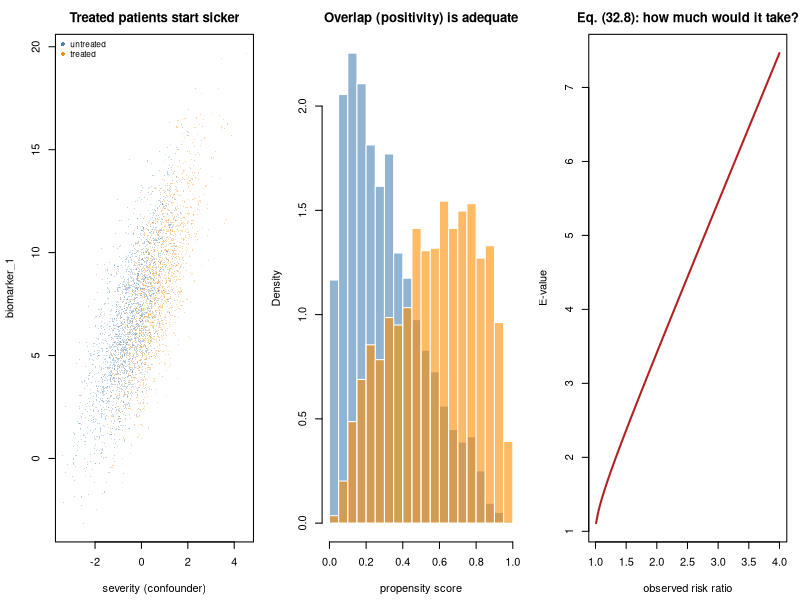

Write R code to recreate this figure.
#' ---
#' title: "Exercise 4 - Answer a causal question from observational data"
#' output: html_document
#' ---
#'
#' **Curriculum link:** `stats.md` -> Topics 11, 15, 32, 34
#' **Core modules used:** 11, 22, 24, 38
#'
#' ## The brief
#'
#' A registry contains 4,000 patients. Some received drug A; the rest did not.
#' Does drug A improve the biomarker response?
#'
#' You are given `severity`, `biomarker_0`, `age`, `treated`, a
#' post-treatment `toxicity` flag, and the outcome `biomarker_1`.
#'
#' The temptation is to regress the outcome on everything available. Resist
#' it. Which variables you adjust for is a **causal** decision, not a
#' statistical one, and the data cannot make it for you. Adjusting for more
#' variables is not safer - one of the variables above will make your answer
#' *worse*.
#'
#' ## The causal structure
#'
#' ```
#'        severity --------------+
#'           |                   |
#'           v                   v
#'        treated ---------> biomarker_1
#'           |                   ^
#'           v                   |
#'        toxicity <----- frailty (UNMEASURED)
#'
#'        age -> severity        (age also affects the outcome directly)
#'        biomarker_0 -> biomarker_1,  biomarker_0 -> treated
#' ```
#'
#' * `severity` and `biomarker_0` are **confounders** -> adjust.
#' * `toxicity` is a **collider**: treatment and the unmeasured `frailty`
#'   both cause it, and frailty also causes the outcome. Conditioning on it
#'   opens the path `treated -> toxicity <- frailty -> biomarker_1`.

#+ setup, message = FALSE
MODULE_NAME <- "E4_causal_question"
OUT <- file.path(Sys.getenv("STATS_OUT", unset = "results"), MODULE_NAME)
dir.create(OUT, recursive = TRUE, showWarnings = FALSE)
header <- function(txt) cat("\n", strrep("=", 72), "\n", txt, "\n",
                            strrep("=", 72), "\n", sep = "")
TRUE_ATE <- -1.50     # the estimand: average treatment effect on biomarker_1

#' ## The data

#+ data
make_registry <- function(seed = 3, n = 4000, ate = TRUE_ATE, unmeasured = 0) {
  set.seed(seed)
  age <- rnorm(n, 64, 11)
  ## Frailty is NEVER returned. It always affects the outcome and the toxicity
  ## risk; `unmeasured` additionally makes it affect TREATMENT, which is what
  ## turns it into a confounder (Q5).
  frailty <- rnorm(n)
  severity <- 0.045*(age - 64) + rnorm(n) + unmeasured*frailty
  biomarker_0 <- 10 + 1.4*severity + rnorm(n, 0, 1.2)
  ## CONFOUNDING BY INDICATION: sicker patients are more likely to be treated.
  lp_t <- -0.4 + 0.95*severity + 0.22*(biomarker_0 - 10) + unmeasured*frailty
  treated <- rbinom(n, 1, plogis(lp_t))
  biomarker_1 <- 8 + ate*treated + 1.7*severity + 0.55*(biomarker_0 - 10) +
    0.02*(age - 64) + 1.6*frailty + rnorm(n, 0, 1.2)
  ## COLLIDER: a common effect of treatment and frailty.
  toxicity <- rbinom(n, 1, plogis(-1.0 + 2.0*treated + 2.2*frailty))
  data.frame(age, severity, biomarker_0, treated, toxicity, biomarker_1)
}
header("The registry")
reg <- make_registry()
cat(sprintf("  n = %d, treated = %d (%.1f%%)\n", nrow(reg), sum(reg$treated),
            100*mean(reg$treated)))
cat(sprintf("\n  %-16s%12s%12s%12s\n", "variable", "untreated", "treated",
            "std. diff"))
for (v in c("age", "severity", "biomarker_0", "toxicity", "biomarker_1")) {
  a <- reg[[v]][reg$treated == 0]; b <- reg[[v]][reg$treated == 1]
  sd_p <- sqrt((var(a) + var(b))/2)
  cat(sprintf("  %-16s%12.3f%12.3f%12.3f\n", v, mean(a), mean(b),
              (mean(b) - mean(a))/sd_p))
}
cat("\n  A standardised difference above ~0.1 marks an imbalanced covariate.\n")
cat("  The treated patients are SICKER at baseline - that is the whole\n")
cat("  problem, and it is visible before any modelling.\n")

#' ### Q1: The naive answer, and why it has the wrong sign

#+ q1
## ---- YOUR CODE HERE ----------------------------------------------------

## ---- SOLUTION (uncomment to check) -------------------------------------
# naive <- mean(reg$biomarker_1[reg$treated == 1]) -
#          mean(reg$biomarker_1[reg$treated == 0])
# cat(sprintf("  naive difference in means : %+.3f\n", naive))
# cat(sprintf("  true ATE                  : %+.3f\n", TRUE_ATE))
# cat(sprintf("  bias                      : %+.3f\n", naive - TRUE_ATE))
# cat("\n  The naive estimate has the WRONG SIGN. A drug that genuinely lowers\n")
# cat("  the biomarker appears to raise it, because the patients who received\n")
# cat("  it were sicker to begin with.\n")
#
# ## This is confounding by indication, the default state of every
# ## observational treatment comparison in medicine. Sample size does not help:
# ## with n = 4,000 the naive estimate is precisely and confidently wrong.
# ## Precision is not accuracy.

#' ### Q2: Adjust for the confounders, two ways
#'
#' Estimate the ATE by outcome regression and by IPTW (eq. 32.4), then check
#' covariate balance after weighting.

#+ q2
## ---- YOUR CODE HERE ----------------------------------------------------

## ---- SOLUTION (uncomment to check) -------------------------------------
# CONF <- c("severity", "biomarker_0", "age")
# ## (a) Outcome regression: the coefficient on `treated` is the ATE provided
# ##     the model is right and all confounders are in it.
# m_out <- lm(biomarker_1 ~ treated + severity + biomarker_0 + age, reg)
# ate_reg <- coef(m_out)["treated"]
# ## (b) IPTW: model treatment, then weight by 1/P(own treatment). This builds
# ##     a pseudo-population in which treatment is independent of the measured
# ##     confounders.
# ps_model <- glm(treated ~ severity + biomarker_0 + age, binomial, reg)
# ps <- fitted(ps_model)
# ## Stabilised weights: same estimand, much lower variance.
# p_t <- mean(reg$treated)
# w <- ifelse(reg$treated == 1, p_t/ps, (1 - p_t)/(1 - ps))
# wm <- function(x, ww) sum(x*ww)/sum(ww)
# i1 <- reg$treated == 1; i0 <- !i1
# ate_iptw <- wm(reg$biomarker_1[i1], w[i1]) - wm(reg$biomarker_1[i0], w[i0])
# naive <- mean(reg$biomarker_1[i1]) - mean(reg$biomarker_1[i0])
# cat(sprintf("  %-34s%10s%10s\n", "estimator", "ATE", "bias"))
# cat(sprintf("  %-34s%10.3f%10.3f\n", "naive difference", naive, naive - TRUE_ATE))
# cat(sprintf("  %-34s%10.3f%10.3f\n", "outcome regression", ate_reg, ate_reg - TRUE_ATE))
# cat(sprintf("  %-34s%10.3f%10.3f\n", "IPTW (stabilised)", ate_iptw, ate_iptw - TRUE_ATE))
# cat(sprintf("  %-34s%10.3f%10.3f\n", "TRUTH", TRUE_ATE, 0))
# cat(sprintf("\n  %-16s%18s%22s\n", "covariate", "std diff before",
#             "std diff after IPTW"))
# for (v in CONF) {
#   a <- reg[[v]][i0]; b <- reg[[v]][i1]
#   sd_p <- sqrt((var(a) + var(b))/2)
#   cat(sprintf("  %-16s%18.3f%22.3f\n", v, (mean(b) - mean(a))/sd_p,
#               (wm(b, w[i1]) - wm(a, w[i0]))/sd_p))
# }
# cat(sprintf("\n  weight diagnostics: max = %.2f, effective n = %.0f of %d\n",
#             max(w), sum(w)^2/sum(w^2), nrow(reg)))
#
# ## Both estimators recover the truth, because between them they use the SAME
# ## assumption: all confounders are measured and correctly modelled. They are
# ## not independent checks of each other. What IPTW adds is the BALANCE TABLE,
# ## which IS checkable: if the standardised differences do not collapse, your
# ## propensity model is wrong and you know it before looking at the outcome.

#' ### Q3: The collider
#'
#' Add `toxicity` to the outcome regression. It is measured, it is strongly
#' associated with the outcome, and adding it "controls for more". What
#' happens?

#+ q3
## ---- YOUR CODE HERE ----------------------------------------------------

## ---- SOLUTION (uncomment to check) -------------------------------------
# m_coll <- lm(biomarker_1 ~ treated + severity + biomarker_0 + age + toxicity, reg)
# ## Stratifying on the collider is the same mistake in another costume.
# m_strat <- lm(biomarker_1 ~ treated + severity + biomarker_0 + age,
#               subset(reg, toxicity == 0))
# cat(sprintf("  %-46s%10s%10s\n", "model", "ATE", "bias"))
# for (nm in list(c("correct: confounders only", coef(m_out)["treated"]),
#                 c("+ toxicity (a COLLIDER)", coef(m_coll)["treated"]),
#                 c("restricted to toxicity == 0", coef(m_strat)["treated"]),
#                 c("TRUTH", TRUE_ATE)))
#   cat(sprintf("  %-46s%10.3f%10.3f\n", nm[[1]], as.numeric(nm[[2]]),
#               as.numeric(nm[[2]]) - TRUE_ATE))
# cat(sprintf("\n  toxicity is strongly 'significant': p = %.2e,\n",
#             coef(summary(m_coll))["toxicity", "Pr(>|t|)"]))
# cat(sprintf("  and adding it RAISES R^2 from %.3f to %.3f.\n",
#             summary(m_out)$r.squared, summary(m_coll)$r.squared))
#
# ## Every statistical signal says to include toxicity: it is overwhelmingly
# ## significant, it raises R^2, it lowers the residual variance. And it makes
# ## the answer WRONG - here it overstates the benefit by about a third.
# ##
# ## Toxicity is a common effect of treatment and of frailty, and frailty also
# ## causes the outcome. Conditioning on a common effect induces an association
# ## between its causes (eq. 32.2), so the closed path
# ##     treated -> toxicity <- frailty -> biomarker_1
# ## is opened and its bias lands on the treatment coefficient. Restricting to
# ## non-toxic patients does the same damage - slightly worse, in fact - which
# ## is why "we excluded patients who experienced toxicity" is a red flag in a
# ## methods section.
# ##
# ## NOTHING IN THE DATA distinguishes a collider from a confounder. Only the
# ## knowledge that toxicity happened AFTER treatment, and shares a cause with
# ## the outcome, settles it. That is why you draw the DAG before you fit.

#' ### Q4: Doubly robust estimation
#'
#' AIPW (eq. 32.6) is consistent if **either** the outcome model or the
#' propensity model is correct. Demonstrate that by misspecifying each.

#+ q4
## ---- YOUR CODE HERE ----------------------------------------------------

## ---- SOLUTION (uncomment to check) -------------------------------------
# estimators <- function(df, out_formula, ps_formula) {
#   mo <- lm(out_formula, df)
#   mu1 <- predict(mo, transform(df, treated = 1))
#   mu0 <- predict(mo, transform(df, treated = 0))
#   e <- pmin(pmax(fitted(glm(ps_formula, binomial, df)), 0.02), 0.98)
#   a <- df$treated; y <- df$biomarker_1
#   pt <- mean(a)
#   ws <- ifelse(a == 1, pt/e, (1 - pt)/(1 - e))
#   ate_g <- mean(mu1 - mu0)
#   ate_ipw <- sum(y[a == 1]*ws[a == 1])/sum(ws[a == 1]) -
#              sum(y[a == 0]*ws[a == 0])/sum(ws[a == 0])
#   ## AIPW = g-formula estimate + a weighted residual correction.
#   aipw <- mean(a*(y - mu1)/e - (1 - a)*(y - mu0)/(1 - e) + mu1 - mu0)
#   c(g = ate_g, ipw = ate_ipw, aipw = aipw)
# }
# GOOD_OUT <- biomarker_1 ~ treated + severity + biomarker_0 + age
# BAD_OUT  <- biomarker_1 ~ treated                       # omits confounders
# GOOD_PS  <- treated ~ severity + biomarker_0 + age
# BAD_PS   <- treated ~ age                               # omits real drivers
# cat(sprintf("  %-16s%-14s%10s%10s%10s\n", "outcome model", "PS model",
#             "g-form", "IPTW", "AIPW"))
# for (o in list(c("correct", "GOOD_OUT"), c("WRONG", "BAD_OUT")))
#   for (p_ in list(c("correct", "GOOD_PS"), c("WRONG", "BAD_PS"))) {
#     r <- estimators(reg, get(o[2]), get(p_[2]))
#     cat(sprintf("  %-16s%-14s%10.3f%10.3f%10.3f\n", o[1], p_[1],
#                 r["g"], r["ipw"], r["aipw"]))
#   }
# cat(sprintf("  %-30s%10.3f%10.3f%10.3f\n", "TRUTH", TRUE_ATE, TRUE_ATE, TRUE_ATE))
#
# ## Read the AIPW column: it lands near the truth in the first three rows and
# ## fails only when BOTH models are wrong. That is double robustness - two
# ## chances to be right instead of one.
# ##
# ## It is not magic. AIPW does NOT protect against an unmeasured confounder,
# ## because neither model can contain a variable you do not have. It protects
# ## against getting the functional form wrong, not against the wrong variable
# ## list. Q5 is about the other failure.

#' ### Q5: What would it take to explain the result away?

#+ q5
## ---- YOUR CODE HERE ----------------------------------------------------

## ---- SOLUTION (uncomment to check) -------------------------------------
# cat(sprintf("  %-14s%10s%11s%10s%10s\n", "unmeasured", "naive", "adjusted",
#             "AIPW", "bias"))
# for (u in c(0, 0.3, 0.6, 1.0, 1.6)) {
#   r <- make_registry(seed = 3, unmeasured = u)
#   nv <- mean(r$biomarker_1[r$treated == 1]) - mean(r$biomarker_1[r$treated == 0])
#   e <- estimators(r, GOOD_OUT, GOOD_PS)
#   cat(sprintf("  %-14.1f%10.3f%11.3f%10.3f%10.3f\n", u, nv, e["g"], e["aipw"],
#               e["aipw"] - TRUE_ATE))
# }
# cat(sprintf("  %-14s%10s%11.3f%10.3f%10.3f\n", "TRUTH", "", TRUE_ATE, TRUE_ATE, 0))
#
# ## Every method above adjusts only for what it can see. As the unmeasured
# ## frailty strengthens, ALL of them drift together - the doubly robust
# ## estimator no better than the rest. No amount of methodological
# ## sophistication substitutes for measuring the confounder.
# ##
# ## Since you can never rule this out, report how strong the unmeasured
# ## confounding would have to be. For a risk ratio RR the E-value is
# ##     E = RR + sqrt(RR*(RR - 1))                          (eq. 32.8)
# ## the minimum association (with BOTH treatment and outcome) an unmeasured
# ## confounder would need to explain the estimate away.
# for (rr in c(1.2, 1.5, 2.0, 3.0))
#   cat(sprintf("    RR = %.1f  ->  E-value = %.2f\n", rr, rr + sqrt(rr*(rr - 1))))
# cat("\n  An E-value of 1.7 means a confounder would need ~1.7-fold\n")
# cat("  associations with both treatment and outcome - plausible, so the\n")
# cat("  finding is fragile. An E-value of 5 would be hard to dismiss.\n")

#' ## Debrief

#+ debrief
header("The generative truth")
cat(sprintf("  TRUE average treatment effect = %+.2f on biomarker_1.\n\n", TRUE_ATE))
cat("  Variable roles - the only thing that matters, and the only thing the
  data cannot tell you:

    severity      CONFOUNDER  causes treatment and outcome    -> ADJUST
    biomarker_0   CONFOUNDER  causes treatment and outcome    -> ADJUST
    age           CONFOUNDER  via severity, plus direct       -> ADJUST
    toxicity      COLLIDER    caused by treatment AND frailty -> DO NOT ADJUST
    frailty       UNMEASURED  causes the outcome and toxicity -> cannot adjust
                              (and, in Q5, treatment too -> then a confounder)

  The four lessons, in order of how often they are violated:

    1. The naive comparison had the WRONG SIGN. Confounding by indication is
       the default, not the exception.
    2. Adjusting for MORE variables is not safer. Adding the collider made a
       correct analysis wrong, while improving every fit statistic.
    3. Doubly robust estimation gives two chances at the functional form. It
       gives no protection against a variable you did not measure.
    4. Because you can never prove there is no unmeasured confounding,
       quantify how much would be needed. That is what an E-value is for.

  Which variables to adjust for is decided by the DAG - by what you know
  about how the data were generated - and never by stepwise selection, by
  p-values, or by which model fits best.\n")

png(file.path(OUT, "causal_question.png"), width = 1200, height = 420, res = 110)
par(mfrow = c(1, 3), mar = c(4.4, 4.2, 2.6, 1))
plot(reg$severity, reg$biomarker_1, pch = 16, cex = 0.25,
     col = adjustcolor(c("steelblue", "darkorange")[reg$treated + 1], 0.35),
     xlab = "severity (confounder)", ylab = "biomarker_1",
     main = "Treated patients start sicker")
legend("topleft", c("untreated", "treated"), col = c("steelblue", "darkorange"),
       pch = 16, bty = "n", cex = 0.75)
ps <- fitted(glm(treated ~ severity + biomarker_0 + age, binomial, reg))
h0 <- hist(ps[reg$treated == 0], breaks = 30, plot = FALSE)
h1 <- hist(ps[reg$treated == 1], breaks = 30, plot = FALSE)
plot(h0, col = adjustcolor("steelblue", 0.6), border = "white", freq = FALSE,
     xlab = "propensity score", main = "Overlap (positivity) is adequate",
     ylim = c(0, max(h0$density, h1$density)))
plot(h1, col = adjustcolor("darkorange", 0.6), border = "white", freq = FALSE,
     add = TRUE)
rr <- seq(1.01, 4, length.out = 100)
plot(rr, rr + sqrt(rr*(rr - 1)), type = "l", lwd = 2, col = "firebrick",
     xlab = "observed risk ratio", ylab = "E-value",
     main = "Eq. (32.8): how much would it take?")
invisible(dev.off())
cat("Figure written to", file.path(OUT, "causal_question.png"), "\n")

#' ## What to take away
#'
#' 1. Draw the DAG **before** fitting. Adjustment sets come from the DAG.
#' 2. Confounding by indication routinely flips the sign.
#' 3. A collider is statistically indistinguishable from a confounder.
#' 4. Never adjust for anything measured **after** treatment.
#' 5. Doubly robust is not robust to unmeasured confounding.
#' 6. Report an E-value with every observational estimate.
#'
#' **This is the final exercise.** Return to `stats.md` for the theory, or to
#' `statsR/bioinformatics/` to apply it.
